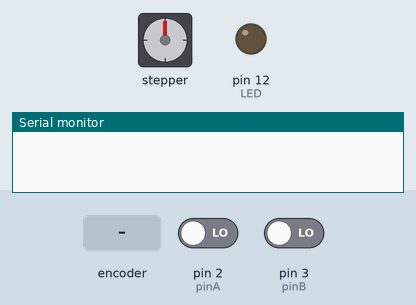
The sketch below on a simulated Arduino Uno, built with avr-gcc and run on an emulated ATmega328P. Parts: stepper motor, output pins drawn as LEDs (lit = HIGH), the last lines printed to the serial monitor. Wiring (inferred from the names in the program): stepper motor (200 steps per turn assumed): coils pin 8, pin 9, pin 10, pin 11. The test bench sets the inputs (shaded band); at power-on: pin 2 (pinA) LOW, pin 3 (pinB) LOW. Pins used as bus, display or sensor lines are not drawn.

Above: at 0.15 s.
At 1.2 s:
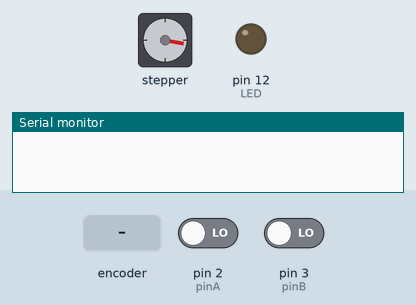
1.3 s: rotary encoder on pin 2 (pinA) / pin 3 (pinB) turned 1 step (first pin leading)
At 2.4 s:
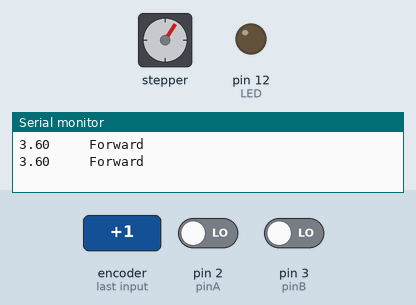
3.0 s: rotary encoder on pin 2 (pinA) / pin 3 (pinB) turned 2 steps (second pin leading)
Timing chart, 0 to 6.0 s (numbered marks = the images above; inputs shaded):
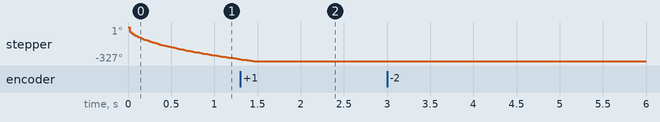

The sketch:

391Project.ino
```cpp
#include <Stepper.h>

#define STEPPER_PIN_1 8
#define STEPPER_PIN_2 9
#define STEPPER_PIN_3 10
#define STEPPER_PIN_4 11
#define Kp 100
#define Ki 0.0005


int windCount = 0;
int Direction = 2;
int prevState [2];
int Integral = 0;
int currState[2];
int LED = 12;
double volts = 5.0/1023;
double angle,angle_1;


int sens1prev, sens1time, sens1prevtime;
int sens2prev,sens2time, sens2prevtime;
int stepCount = 0;
const int stepsPerRevolution = 200;

int pinA = 2;
int pinB = 3;
int step_number = 0;
bool wheel_dir = false;
int motorSpeed = 100;

Stepper myStepper(stepsPerRevolution, 8, 9, 10, 11);


//========================================================================================================================================
// DETECTING A RISING EDGE
// =======================================================================================================================================
int posedge(int prev, int curr){

  if(prev ^ curr){
    if(curr == HIGH){

      return 1;
      }
    }
  return 0;
  }
// =============================================================================================
// Getting the Angle
// =============================================================================================
double getAngle(int dir){
  if(dir > 1)
   return windCount*3.6;

  windCount = dir ? windCount + 1: windCount-1;

  return windCount * 3.6;
  }
//=============================================================================================================
// SENSOR DIRECTION
//================================================================================================================


int sensorDirec(int* prev,int* curr){
// finite state machine
// Values producing positive direction
if((prev[0] == 0 && prev[1] == 0) && (curr[0] == 1 && curr[1] == 0))
 return 1;
if((prev[0] == 1 && prev[1] == 0) && (curr[0] == 1 && curr[1] == 1))
 return 1;
if((prev[0] == 1 && prev[1] == 1) && (curr[0] == 0 && curr[1] == 1))
 return 1;
if((prev[0] == 0 && prev[1] == 1) && (curr[0] == 0 && curr[1] == 0))
 return 1;

// values producing negative direction

 if((prev[0] == 0 && prev[1] == 0) && (curr[0] == 0 && curr[1] == 1))
 return 0;
 if((prev[0] == 0 && prev[1] == 1) && (curr[0] == 1 && curr[1] == 1))
 return 0;
 if((prev[0] == 1 && prev[1] == 1) && (curr[0] == 1 && curr[1] == 0))
 return 0;
 if((prev[0] == 1 && prev[1] == 0) && (curr[0] == 0 && curr[1] == 0))
 return 0;

 return 2;
  }
//==============================================================================================================================
// Interrupt Service Routine
//==============================================================================================================================
  void ISR_(){
  currState[0] = digitalRead(pinA);
  currState[1] = digitalRead(pinB);


    Direction = sensorDirec(prevState, currState);
   if(posedge(prevState[0], currState[0])){
    angle = getAngle(Direction);
    }
    prevState[0] = currState[0];
    prevState[1] = currState[1];

 Serial.print(abs(angle));
 Serial.print("     ");
 Serial.print(Direction ? "Forward" : "Backward");
 Serial.print("\n");
    }
//========================================================================================================================================
// FORWARD STEP
//========================================================================================================================================
void forward(int speed_inv){
switch(step_number){
  case 0:
  digitalWrite(STEPPER_PIN_1, HIGH);
  digitalWrite(STEPPER_PIN_2, LOW);
  digitalWrite(STEPPER_PIN_3, LOW);
  digitalWrite(STEPPER_PIN_4, LOW);
  break;
  case 1:
  digitalWrite(STEPPER_PIN_1, LOW);
  digitalWrite(STEPPER_PIN_2, HIGH);
  digitalWrite(STEPPER_PIN_3, LOW);
  digitalWrite(STEPPER_PIN_4, LOW);
  break;
  case 2:
  digitalWrite(STEPPER_PIN_1, LOW);
  digitalWrite(STEPPER_PIN_2, LOW);
  digitalWrite(STEPPER_PIN_3, HIGH);
  digitalWrite(STEPPER_PIN_4, LOW);
  break;
  case 3:
  digitalWrite(STEPPER_PIN_1, LOW);
  digitalWrite(STEPPER_PIN_2, LOW);
  digitalWrite(STEPPER_PIN_3, LOW);
  digitalWrite(STEPPER_PIN_4, HIGH);
  break;
}

step_number++;
  if(step_number > 3)
    step_number = 0;
delay(speed_inv);
}


//===============================================================================================================================================
// BACKWARD STEP
//===============================================================================================================================================

void backward(int speed_inv){
  switch(step_number){
  case 0:
  digitalWrite(STEPPER_PIN_1, LOW);
  digitalWrite(STEPPER_PIN_2, LOW);
  digitalWrite(STEPPER_PIN_3, LOW);
  digitalWrite(STEPPER_PIN_4, HIGH);
  break;
  case 1:
  digitalWrite(STEPPER_PIN_1, LOW);
  digitalWrite(STEPPER_PIN_2, LOW);
  digitalWrite(STEPPER_PIN_3, HIGH);
  digitalWrite(STEPPER_PIN_4, LOW);
  break;
  case 2:
  digitalWrite(STEPPER_PIN_1, LOW);
  digitalWrite(STEPPER_PIN_2, HIGH);
  digitalWrite(STEPPER_PIN_3, LOW);
  digitalWrite(STEPPER_PIN_4, LOW);
  break;
  case 3:
  digitalWrite(STEPPER_PIN_1, HIGH);
  digitalWrite(STEPPER_PIN_2, LOW);
  digitalWrite(STEPPER_PIN_3, LOW);
  digitalWrite(STEPPER_PIN_4, LOW);
}
  step_number++;
  if(step_number > 3)
    step_number = 0;
  delay(speed_inv);
  }
//===============================================================================================================================================================
// SETUP FUNCTION
//===============================================================================================================================================================

//===============================================================================================================================================================
// PID CONTROL
//===============================================================================================================================================================

int K_Control(int targ_angle){
  return Kp * abs(abs(angle) - abs(targ_angle));                  // K variable control
  }

int I_Control(int targ_angle){
  Integral = Integral + abs(targ_angle - abs(angle));
  return Ki*Integral;
  }


void setup() {
// start with previous state given by the thing.


  pinMode(pinA,INPUT);
  pinMode(pinB,INPUT);


  pinMode(STEPPER_PIN_1, OUTPUT);
  pinMode(STEPPER_PIN_2, OUTPUT);
  pinMode(STEPPER_PIN_3, OUTPUT);
  pinMode(STEPPER_PIN_4, OUTPUT);


  attachInterrupt(digitalPinToInterrupt(pinA),ISR_,CHANGE);
  attachInterrupt(digitalPinToInterrupt(pinB),ISR_,CHANGE);
  prevState[0] = digitalRead(pinA);
  prevState[1] = digitalRead(pinB);
  Serial.begin(9600);

  pinMode(LED,OUTPUT);
/*
  cli();//stop interrupts

//set timer0 interrupt at 2kHz
  TCCR0A = 0;// set entire TCCR0A register to 0
  TCCR0B = 0;// same for TCCR0B
  TCNT0  = 0;//initialize counter value to 0
  // set compare match register for 2khz increments
  OCR0A = 124;// = (16*10^6) / (2000*64) - 1 (must be <256)
  // turn on CTC mode
  TCCR0A |= (1 << WGM01);
  // Set CS01 and CS00 bits for 64 prescaler
  TCCR0B |= (1 << CS01) | (1 << CS00);
  // enable timer compare interrupt
  TIMSK0 |= (1 << OCIE0A);
sei();

*/

interrupts();
}

void loop() {
  // put your main code here, to run repeatedly:

if(abs(angle)<= 90){

  backward(100-K_Control(180)/18000.0*100 + I_Control(180));

// Serial.print(K_Control(90));
 //Serial.print("\n");
  }


}
```
